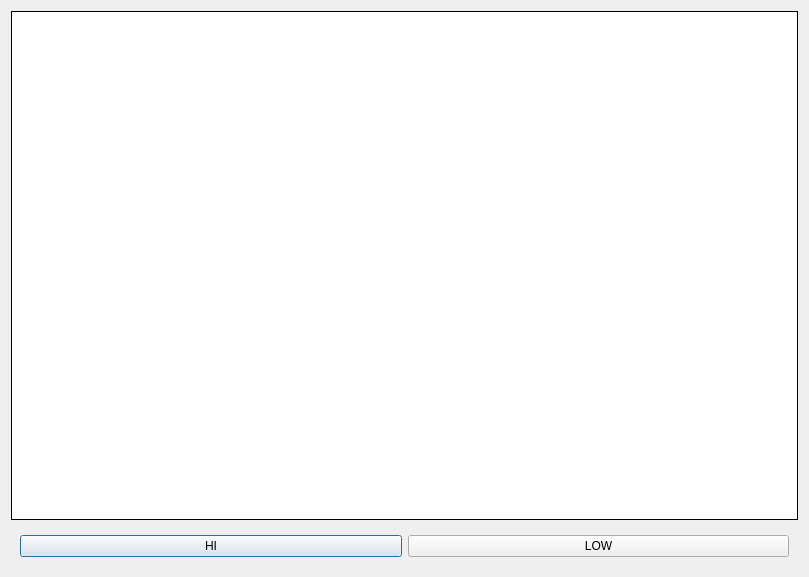
<?xml version="1.0" encoding="UTF-8"?>
<ui version="4.0">
 <class>JTAGstate</class>
 <widget class="QDialog" name="JTAGstate">
  <property name="geometry">
   <rect>
    <x>0</x>
    <y>0</y>
    <width>809</width>
    <height>577</height>
   </rect>
  </property>
  <property name="windowTitle">
   <string>Dialog</string>
  </property>
  <layout class="QVBoxLayout" name="verticalLayout">
   <item>
    <widget class="QGraphicsView" name="gView">
     <property name="minimumSize">
      <size>
       <width>300</width>
       <height>200</height>
      </size>
     </property>
     <property name="frameShape">
      <enum>QFrame::Panel</enum>
     </property>
     <property name="frameShadow">
      <enum>QFrame::Plain</enum>
     </property>
     <property name="verticalScrollBarPolicy">
      <enum>Qt::ScrollBarAlwaysOff</enum>
     </property>
     <property name="horizontalScrollBarPolicy">
      <enum>Qt::ScrollBarAlwaysOff</enum>
     </property>
     <property name="sizeAdjustPolicy">
      <enum>QAbstractScrollArea::AdjustIgnored</enum>
     </property>
     <property name="renderHints">
      <set>QPainter::Antialiasing|QPainter::Qt4CompatiblePainting|QPainter::SmoothPixmapTransform|QPainter::TextAntialiasing</set>
     </property>
     <property name="viewportUpdateMode">
      <enum>QGraphicsView::BoundingRectViewportUpdate</enum>
     </property>
     <property name="optimizationFlags">
      <set>QGraphicsView::DontSavePainterState</set>
     </property>
    </widget>
   </item>
   <item>
    <widget class="QWidget" name="widget" native="true">
     <layout class="QHBoxLayout" name="horizontalLayout">
      <item>
       <widget class="QPushButton" name="bHi">
        <property name="text">
         <string>HI</string>
        </property>
       </widget>
      </item>
      <item>
       <widget class="QPushButton" name="bLow">
        <property name="text">
         <string>LOW</string>
        </property>
       </widget>
      </item>
     </layout>
    </widget>
   </item>
  </layout>
 </widget>
 <resources/>
 <connections/>
</ui>
